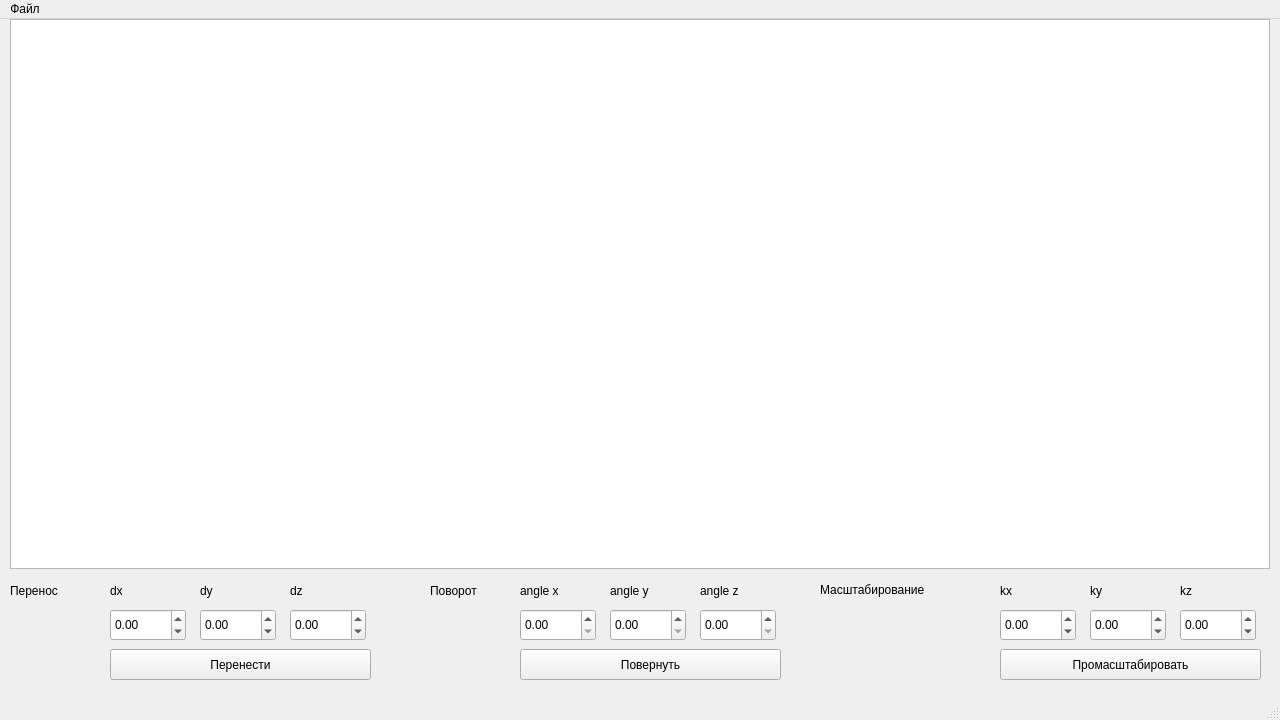
<?xml version="1.0" encoding="UTF-8"?>
<ui version="4.0">
 <class>MainWindow</class>
 <widget class="QMainWindow" name="MainWindow">
  <property name="geometry">
   <rect>
    <x>0</x>
    <y>0</y>
    <width>1280</width>
    <height>720</height>
   </rect>
  </property>
  <property name="windowTitle">
   <string>MainWindow</string>
  </property>
  <widget class="QWidget" name="centralwidget">
   <widget class="QGraphicsView" name="graphicsView">
    <property name="geometry">
     <rect>
      <x>10</x>
      <y>0</y>
      <width>1260</width>
      <height>550</height>
     </rect>
    </property>
   </widget>
   <widget class="QDoubleSpinBox" name="dx">
    <property name="geometry">
     <rect>
      <x>110</x>
      <y>590</y>
      <width>76</width>
      <height>32</height>
     </rect>
    </property>
    <property name="minimum">
     <double>-100.000000000000000</double>
    </property>
    <property name="maximum">
     <double>100.000000000000000</double>
    </property>
   </widget>
   <widget class="QDoubleSpinBox" name="dy">
    <property name="geometry">
     <rect>
      <x>200</x>
      <y>590</y>
      <width>76</width>
      <height>32</height>
     </rect>
    </property>
    <property name="minimum">
     <double>-100.000000000000000</double>
    </property>
    <property name="maximum">
     <double>100.000000000000000</double>
    </property>
   </widget>
   <widget class="QDoubleSpinBox" name="dz">
    <property name="geometry">
     <rect>
      <x>290</x>
      <y>590</y>
      <width>76</width>
      <height>32</height>
     </rect>
    </property>
    <property name="minimum">
     <double>-100.000000000000000</double>
    </property>
    <property name="maximum">
     <double>100.000000000000000</double>
    </property>
   </widget>
   <widget class="QDoubleSpinBox" name="ax">
    <property name="geometry">
     <rect>
      <x>520</x>
      <y>590</y>
      <width>76</width>
      <height>32</height>
     </rect>
    </property>
    <property name="maximum">
     <double>360.000000000000000</double>
    </property>
   </widget>
   <widget class="QDoubleSpinBox" name="ay">
    <property name="geometry">
     <rect>
      <x>610</x>
      <y>590</y>
      <width>76</width>
      <height>32</height>
     </rect>
    </property>
    <property name="maximum">
     <double>360.000000000000000</double>
    </property>
   </widget>
   <widget class="QDoubleSpinBox" name="az">
    <property name="geometry">
     <rect>
      <x>700</x>
      <y>590</y>
      <width>76</width>
      <height>32</height>
     </rect>
    </property>
    <property name="maximum">
     <double>360.000000000000000</double>
    </property>
   </widget>
   <widget class="QLabel" name="label">
    <property name="geometry">
     <rect>
      <x>110</x>
      <y>560</y>
      <width>76</width>
      <height>24</height>
     </rect>
    </property>
    <property name="text">
     <string>dx</string>
    </property>
   </widget>
   <widget class="QLabel" name="label_2">
    <property name="geometry">
     <rect>
      <x>200</x>
      <y>560</y>
      <width>76</width>
      <height>24</height>
     </rect>
    </property>
    <property name="text">
     <string>dy</string>
    </property>
   </widget>
   <widget class="QLabel" name="label_3">
    <property name="geometry">
     <rect>
      <x>290</x>
      <y>560</y>
      <width>76</width>
      <height>24</height>
     </rect>
    </property>
    <property name="text">
     <string>dz</string>
    </property>
   </widget>
   <widget class="QLabel" name="label_4">
    <property name="geometry">
     <rect>
      <x>520</x>
      <y>560</y>
      <width>76</width>
      <height>24</height>
     </rect>
    </property>
    <property name="text">
     <string>angle x</string>
    </property>
   </widget>
   <widget class="QLabel" name="label_5">
    <property name="geometry">
     <rect>
      <x>610</x>
      <y>560</y>
      <width>76</width>
      <height>24</height>
     </rect>
    </property>
    <property name="text">
     <string>angle y</string>
    </property>
   </widget>
   <widget class="QLabel" name="label_6">
    <property name="geometry">
     <rect>
      <x>700</x>
      <y>560</y>
      <width>76</width>
      <height>24</height>
     </rect>
    </property>
    <property name="text">
     <string>angle z</string>
    </property>
   </widget>
   <widget class="QLabel" name="label_7">
    <property name="geometry">
     <rect>
      <x>1000</x>
      <y>560</y>
      <width>76</width>
      <height>24</height>
     </rect>
    </property>
    <property name="text">
     <string>kx</string>
    </property>
   </widget>
   <widget class="QDoubleSpinBox" name="kx">
    <property name="geometry">
     <rect>
      <x>1000</x>
      <y>590</y>
      <width>76</width>
      <height>32</height>
     </rect>
    </property>
    <property name="minimum">
     <double>-100.000000000000000</double>
    </property>
    <property name="maximum">
     <double>100.000000000000000</double>
    </property>
   </widget>
   <widget class="QDoubleSpinBox" name="ky">
    <property name="geometry">
     <rect>
      <x>1090</x>
      <y>590</y>
      <width>76</width>
      <height>32</height>
     </rect>
    </property>
    <property name="minimum">
     <double>-100.000000000000000</double>
    </property>
    <property name="maximum">
     <double>100.000000000000000</double>
    </property>
   </widget>
   <widget class="QDoubleSpinBox" name="kz">
    <property name="geometry">
     <rect>
      <x>1180</x>
      <y>590</y>
      <width>76</width>
      <height>32</height>
     </rect>
    </property>
    <property name="minimum">
     <double>-100.000000000000000</double>
    </property>
    <property name="maximum">
     <double>100.000000000000000</double>
    </property>
   </widget>
   <widget class="QLabel" name="label_8">
    <property name="geometry">
     <rect>
      <x>1090</x>
      <y>560</y>
      <width>76</width>
      <height>24</height>
     </rect>
    </property>
    <property name="text">
     <string>ky</string>
    </property>
   </widget>
   <widget class="QLabel" name="label_9">
    <property name="geometry">
     <rect>
      <x>1180</x>
      <y>560</y>
      <width>76</width>
      <height>24</height>
     </rect>
    </property>
    <property name="text">
     <string>kz</string>
    </property>
   </widget>
   <widget class="QPushButton" name="move_btn">
    <property name="geometry">
     <rect>
      <x>110</x>
      <y>630</y>
      <width>261</width>
      <height>31</height>
     </rect>
    </property>
    <property name="text">
     <string>Перенести</string>
    </property>
   </widget>
   <widget class="QPushButton" name="rotate_btn">
    <property name="geometry">
     <rect>
      <x>520</x>
      <y>630</y>
      <width>261</width>
      <height>31</height>
     </rect>
    </property>
    <property name="text">
     <string>Повернуть</string>
    </property>
   </widget>
   <widget class="QPushButton" name="scale_btn">
    <property name="geometry">
     <rect>
      <x>1000</x>
      <y>630</y>
      <width>261</width>
      <height>31</height>
     </rect>
    </property>
    <property name="text">
     <string>Промасштабировать</string>
    </property>
   </widget>
   <widget class="QLabel" name="label_10">
    <property name="geometry">
     <rect>
      <x>10</x>
      <y>560</y>
      <width>76</width>
      <height>24</height>
     </rect>
    </property>
    <property name="text">
     <string>Перенос</string>
    </property>
   </widget>
   <widget class="QLabel" name="label_11">
    <property name="geometry">
     <rect>
      <x>430</x>
      <y>560</y>
      <width>76</width>
      <height>24</height>
     </rect>
    </property>
    <property name="text">
     <string>Поворот</string>
    </property>
   </widget>
   <widget class="QLabel" name="label_12">
    <property name="geometry">
     <rect>
      <x>820</x>
      <y>560</y>
      <width>161</width>
      <height>21</height>
     </rect>
    </property>
    <property name="text">
     <string>Масштабирование</string>
    </property>
   </widget>
  </widget>
  <widget class="QMenuBar" name="menubar">
   <property name="geometry">
    <rect>
     <x>0</x>
     <y>0</y>
     <width>1280</width>
     <height>29</height>
    </rect>
   </property>
   <widget class="QMenu" name="menu">
    <property name="title">
     <string>Файл</string>
    </property>
    <addaction name="open_file"/>
    <addaction name="save_file"/>
   </widget>
   <addaction name="menu"/>
  </widget>
  <widget class="QStatusBar" name="statusbar"/>
  <action name="open_file">
   <property name="text">
    <string>Открыть</string>
   </property>
  </action>
  <action name="save_file">
   <property name="text">
    <string>Сохранить как</string>
   </property>
  </action>
 </widget>
 <resources/>
 <connections/>
</ui>
